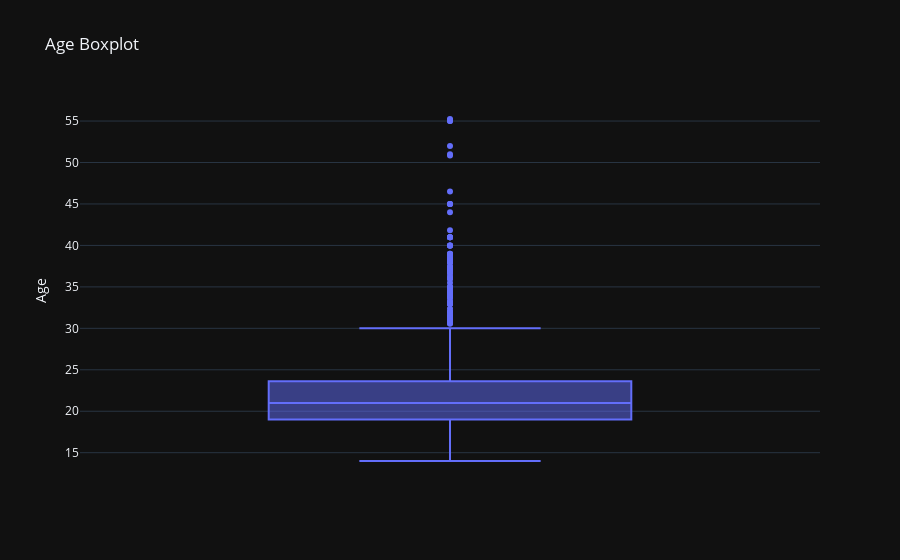
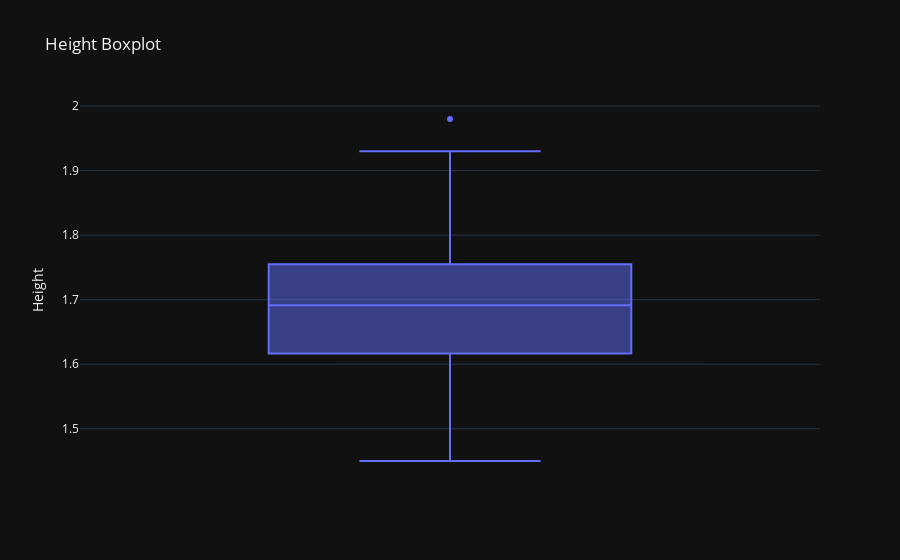
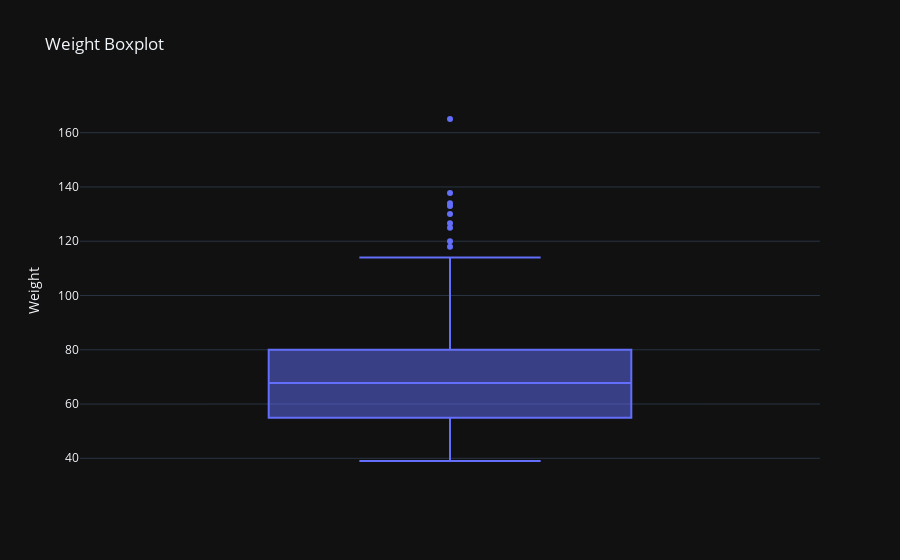
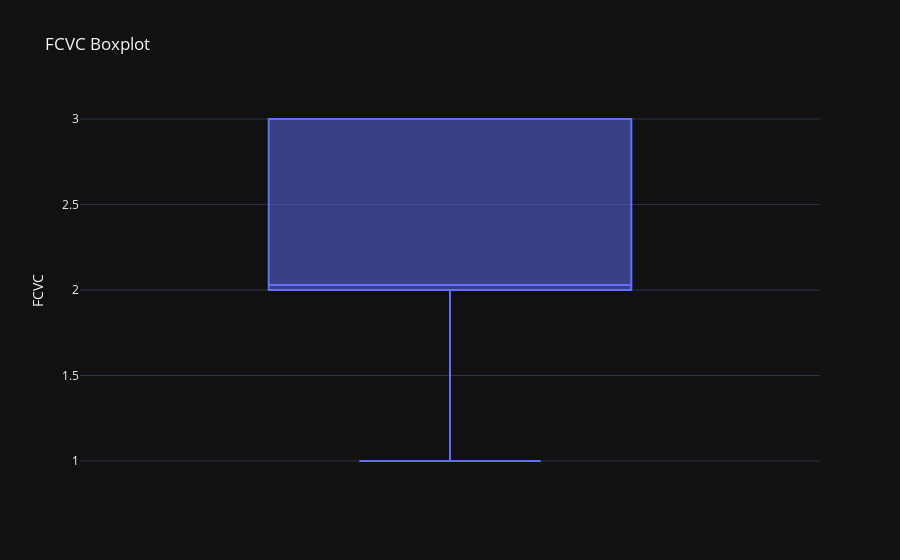

The notebook cell these images were saved under, in order:
### Code cell
# Sayısal değişkenler için Boxplot görselleştirmesi ve aykırı değer analizi
numeric_columns = ['Age', 'Height', 'Weight', 'FCVC', 'NCP', 'CH2O', 'FAF', 'TUE']
outliers = {}
for col in numeric_columns:
    Q1 = df_train[col].quantile(0.10)
    Q3 = df_train[col].quantile(0.90)
    IQR = Q3 - Q1
    lower_bound = Q1 - 1.5 * IQR
    upper_bound = Q3 + 1.5 * IQR
    outliers[col] = df_train[(df_train[col] < lower_bound) | (df_train[col] > upper_bound)][col]

    # Boxplot görselleştirmesi
    fig = px.box(df_train, y=col, title=f'{col} Boxplot', template="plotly_dark")
    fig.show()

# Aykırı değerleri ekrana yazdırma
for col, values in outliers.items():
    print(f"{col} aykırı değerler:")
    print(values.to_list())
    print("-" * 30)

### Figure 1 — Plotly figure (JSON) as saved in the notebook; plotly's stock layout.template omitted (floating-point values rounded to 4 significant figures; data arrays with more than 128 entries replaced by an {"elided": "..."} marker saying what was removed)
{"data": [{"alignmentgroup": "True", "hovertemplate": "Age=%{y}<extra></extra>", "legendgroup": "", "marker": {"color": "#636efa"}, "name": "", "notched": false, "offsetgroup": "", "orientation": "v", "showlegend": false, "type": "box", "x0": " ", "xaxis": "x", "y": {"elided": "1110 float values"}, "y0": " ", "yaxis": "y"}], "layout": {"boxmode": "group", "legend": {"tracegroupgap": 0}, "title": {"text": "Age Boxplot"}, "xaxis": {"anchor": "y", "domain": [0, 1]}, "yaxis": {"anchor": "x", "domain": [0, 1], "title": {"text": "Age"}}}}

### Figure 2 — Plotly figure (JSON) as saved in the notebook; plotly's stock layout.template omitted (floating-point values rounded to 4 significant figures; data arrays with more than 128 entries replaced by an {"elided": "..."} marker saying what was removed)
{"data": [{"alignmentgroup": "True", "hovertemplate": "Height=%{y}<extra></extra>", "legendgroup": "", "marker": {"color": "#636efa"}, "name": "", "notched": false, "offsetgroup": "", "orientation": "v", "showlegend": false, "type": "box", "x0": " ", "xaxis": "x", "y": {"elided": "1110 float values"}, "y0": " ", "yaxis": "y"}], "layout": {"boxmode": "group", "legend": {"tracegroupgap": 0}, "title": {"text": "Height Boxplot"}, "xaxis": {"anchor": "y", "domain": [0, 1]}, "yaxis": {"anchor": "x", "domain": [0, 1], "title": {"text": "Height"}}}}

### Figure 3 — Plotly figure (JSON) as saved in the notebook; plotly's stock layout.template omitted (floating-point values rounded to 4 significant figures; data arrays with more than 128 entries replaced by an {"elided": "..."} marker saying what was removed)
{"data": [{"alignmentgroup": "True", "hovertemplate": "Weight=%{y}<extra></extra>", "legendgroup": "", "marker": {"color": "#636efa"}, "name": "", "notched": false, "offsetgroup": "", "orientation": "v", "showlegend": false, "type": "box", "x0": " ", "xaxis": "x", "y": {"elided": "1110 float values"}, "y0": " ", "yaxis": "y"}], "layout": {"boxmode": "group", "legend": {"tracegroupgap": 0}, "title": {"text": "Weight Boxplot"}, "xaxis": {"anchor": "y", "domain": [0, 1]}, "yaxis": {"anchor": "x", "domain": [0, 1], "title": {"text": "Weight"}}}}

### Figure 4 — Plotly figure (JSON) as saved in the notebook; plotly's stock layout.template omitted (floating-point values rounded to 4 significant figures; data arrays with more than 128 entries replaced by an {"elided": "..."} marker saying what was removed)
{"data": [{"alignmentgroup": "True", "hovertemplate": "FCVC=%{y}<extra></extra>", "legendgroup": "", "marker": {"color": "#636efa"}, "name": "", "notched": false, "offsetgroup": "", "orientation": "v", "showlegend": false, "type": "box", "x0": " ", "xaxis": "x", "y": {"elided": "1110 float values"}, "y0": " ", "yaxis": "y"}], "layout": {"boxmode": "group", "legend": {"tracegroupgap": 0}, "title": {"text": "FCVC Boxplot"}, "xaxis": {"anchor": "y", "domain": [0, 1]}, "yaxis": {"anchor": "x", "domain": [0, 1], "title": {"text": "FCVC"}}}}
